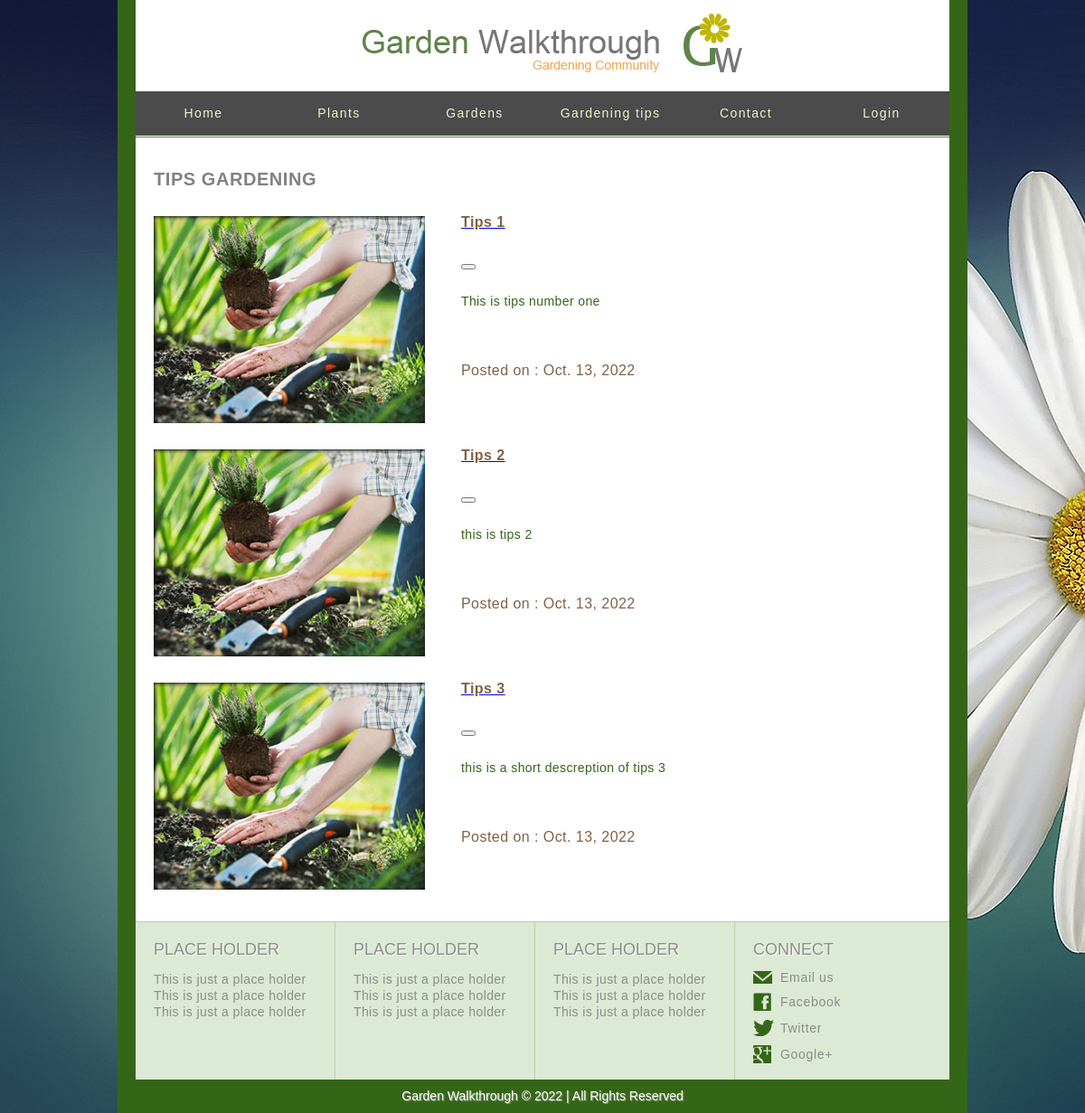
/garden_tips/, run on the app's committed database.
### plants/models.py (models this page shows, shortened)
class Garden_tips(models.Model):
    title=models.CharField(max_length=30)
    image=models.ImageField()
    descreption=models.TextField()
    tips_date=models.DateField(dt.datetime.now())

### plants/views.py (the view)
# urls.py: path('garden_tips/', views.Garden_tips_ListView.as_view(),name='garden_tips'),
class Garden_tips_ListView(ListView):
    template_name='gardening_tips_list.html'
    model=Garden_tips
    context_object_name='Garden_tips'

### templates/gardening_tips_list.html (shortened to what this page needs)
{% extends 'base.html' %}
{% load static %}
{% load bootstrap4 %}
{% block body %}
<body>
		<div id="body">
			<div id="content">
				<h1>Tips gardening</h1>
					{% for gt in Garden_tips %}
					<ul class="section">
					<li>
						<img src="{{ gt.image.url }}" alt="Image" >
						<div>
							<a href="{% url 'plants:garden_tip' gt.id %}" ><h2>{{gt.title}}</h2></a>
							<form method="POST" action="#">
								<button type="submit" value="like" name="like" ></button>
							</form>
							<p>
								{{gt.descreption}}
							</p>
							<p>
								<h3>Posted on : {{gt.tips_date}}</h3>
							</p>
						</div>
					</li>
				</ul>
					{% endfor %}
			</div>
		</div>
</body>
{% endblock body %}

### static/css/style.css (style rules this page uses)
body { background: url(../images/bg-body3.jpg) repeat; color: #356618; font-family: Arial, Helvetica, sans-serif; font-size: 14px; margin: 0; min-width: 940px; padding: 0; }
a { outline: none; }
img { border: 0; }
p { margin: 0; text-align: justify; }
#body { background: #ffffff; }
#body div#content ul.section li img, #body div.header ul li a.figure { display: block; float: left; }
#body div.body ul li:first-child, #body div#content ul.section li:first-child, #body div#content div#sidebar div ul li:first-child { margin: 0; }
#body div#content { border-top: 1px solid #5d8546; overflow: hidden; padding: 35px 20px; }
#body div#content h1 { color: #818181; font-size: 20px; letter-spacing: 0.028em; margin: 0; text-transform: uppercase; }
#body div#content h3 { color: #836145; font-size: 16px; font-weight: normal; letter-spacing: 0.028em; line-height: 24px; margin: 0; padding: 30px 0 0; }
#body div#content p { letter-spacing: 0.028em; line-height: 24px; padding: 25px 0 0; }
#body div#content ul.section { list-style: none; margin: 0; padding: 29px 0 0; }
#body div#content ul.section li { margin: 35px 0 0; overflow: hidden; }
#body div#content ul.section li div { float: right; width: 520px; }
#body div#content ul.section li div h2, #body div#content div#article h2 { color: #836145; font-size: 16px; letter-spacing: 0.028em; line-height: 13px; margin: 0; }
#body div#content ul.section li div p { padding: 23px 0 0; }
#body div#content form { margin: 0; padding: 30px 0 0; }

### data on the page
Garden_tips: image (picture), title "Tips 1", descreption "This is tips number one", tips_date "Oct. 13, 2022"
Garden_tips: image (picture), title "Tips 2", descreption "this is tips 2", tips_date "Oct. 13, 2022"
Garden_tips: image (picture), title "Tips 3", descreption "this is a short descreption of tips 3", tips_date "Oct. 13, 2022"
